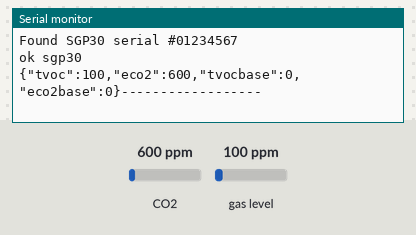
Recording of a sketch running on a simulated Arduino Uno, built with avr-gcc and run on an emulated ATmega328P. Shown: the last lines printed to the serial monitor. The test bench sets the inputs (shaded band); at power-on: CO2 600 ppm, gas level 100 ppm.

Above: at 3.2 s.
3.3 s: CO2 set to 452 ppm
6.1 s: gas level set to 20 ppm
At 7.7 s:
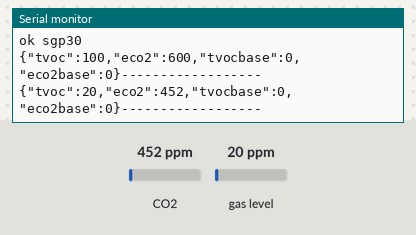
8.9 s: CO2 set to 1050 ppm
At 12.9 s:
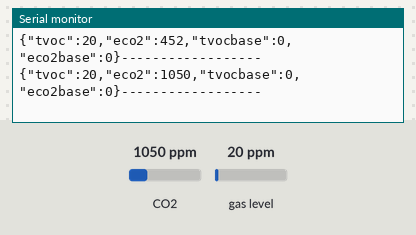
Timing chart, 0 to 14.4 s (numbered marks = the images above; inputs shaded):
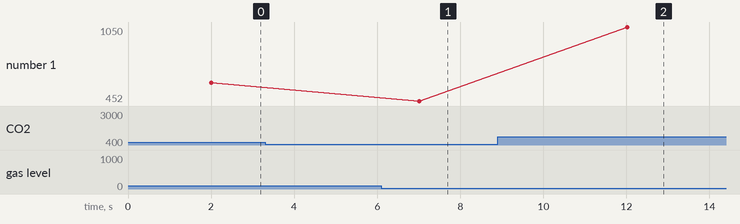

Measured:
- after the input at 6.1 s, the serial monitor: prints a new line after 0.91 s (image 1)
- after the input at 8.9 s, the serial monitor: prints a new line after 3.1 s (image 2)
- plotted number 1: 452 → 1050 after the input at 8.9 s

The sketch:

tvocSGP30.ino
```cpp
//-----------------------Library_Import--------------------------------------
#include <Arduino.h>
#include <Wire.h>
#include "Adafruit_SGP30.h"
#include <ArduinoJson.h>

Adafruit_SGP30 sgp30;
//----------------------------------------------------------------------------
//------------------------SGP_30----------------------------------------------------
uint32_t getAbsoluteHumidity(float temperature, float humidity) {
  // approximation formula from Sensirion SGP30 Driver Integration chapter 3.15
  const float absoluteHumidity = 216.7f * ((humidity / 100.0f) * 6.112f * exp((17.62f * temperature) / (243.12f + temperature)) / (273.15f + temperature));  // [g/m^3]
  const uint32_t absoluteHumidityScaled = static_cast<uint32_t>(1000.0f * absoluteHumidity);                                                                 // [mg/m^3]
  return absoluteHumidityScaled;
}
//void set_sgp30_ht()
//{
// If you have a temperature / humidity sensor, you can set the absolute humidity to enable the humditiy compensation for the air quality signals
//float temperature = 22.1; // [°C]
//float humidity = 45.2; // [%RH]
//sgp30.setHumidity(getAbsoluteHumidity(temperature, humidity));
//}
void sgp30_init() {
  if (!sgp30.begin()) {
    Serial.println("Sensor not found :(");
    while (1)
      ;
  }
  Serial.print("Found SGP30 serial #");
  Serial.print(sgp30.serialnumber[0], HEX);
  Serial.print(sgp30.serialnumber[1], HEX);
  Serial.println(sgp30.serialnumber[2], HEX);

  // If you have a baseline measurement from before you can assign it to start, to 'self-calibrate'
  //sgp30.setIAQBaseline(0x8E68, 0x8F41);  // Will vary for each sensor!
}

float get_sgp30_TVOC() {
  if (!sgp30.IAQmeasure()) {
    Serial.println("Measurement failed");
    return (0);
  }
  return (sgp30.TVOC);  //Serial.print(" ppb\t");
}

float get_sgp30_CO2() {
  if (!sgp30.IAQmeasure()) {
    Serial.println("Measurement failed");
    return (0);
  }
  return (sgp30.eCO2);  //Serial.println(" ppm");
}
uint16_t TVOC_base, eCO2_base;
float get_sgp30_eCO2_base() {
  if (!sgp30.getIAQBaseline(&eCO2_base, &TVOC_base)) {
    Serial.println("Failed to get baseline readings");
    return (0);
  }
  return (eCO2_base);  //Serial.println(" ppm");
}
float get_sgp30_TVOC_base() {
  if (!sgp30.getIAQBaseline(&eCO2_base, &TVOC_base)) {
    Serial.println("Failed to get baseline readings");
    return (0);
  }
  return (TVOC_base);  //Serial.println(" ppm");
}


void setup() {

  Serial.begin(115200);
  Wire.begin();
  sgp30_init();
  Serial.println("ok sgp30");  //1
  delay(2000);
}

void loop() {
  StaticJsonDocument<300> doc;
  float sgp30_TVOC = get_sgp30_TVOC();
  float sgp30_CO2 = get_sgp30_CO2();
  float sgp30_eCO2_base = get_sgp30_eCO2_base();
  float sgp30_TVOC_base = get_sgp30_TVOC_base();

  doc["tvoc"] = sgp30_TVOC;
  doc["eco2"] = sgp30_CO2;
  doc["tvocbase"] = sgp30_TVOC_base;
  doc["eco2base"] = sgp30_eCO2_base;
  serializeJson(doc, Serial);
  Serial.println("------------------");
  delay(5000);
}
```
